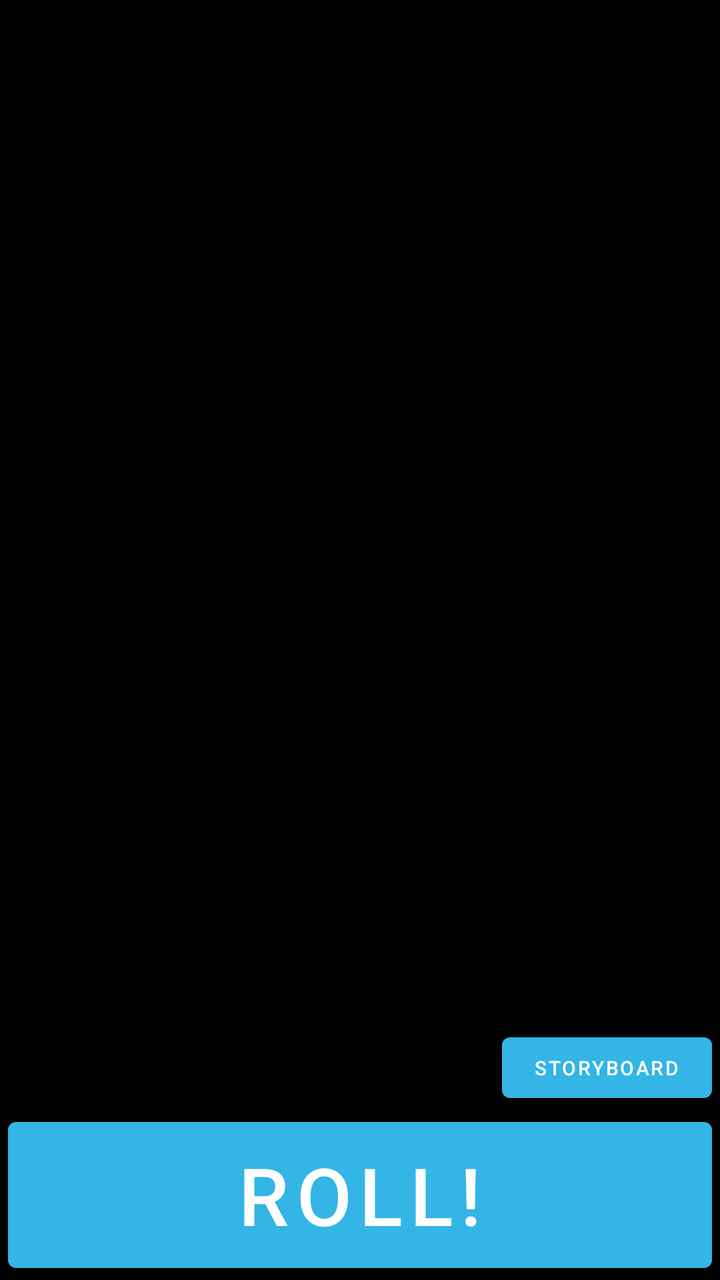
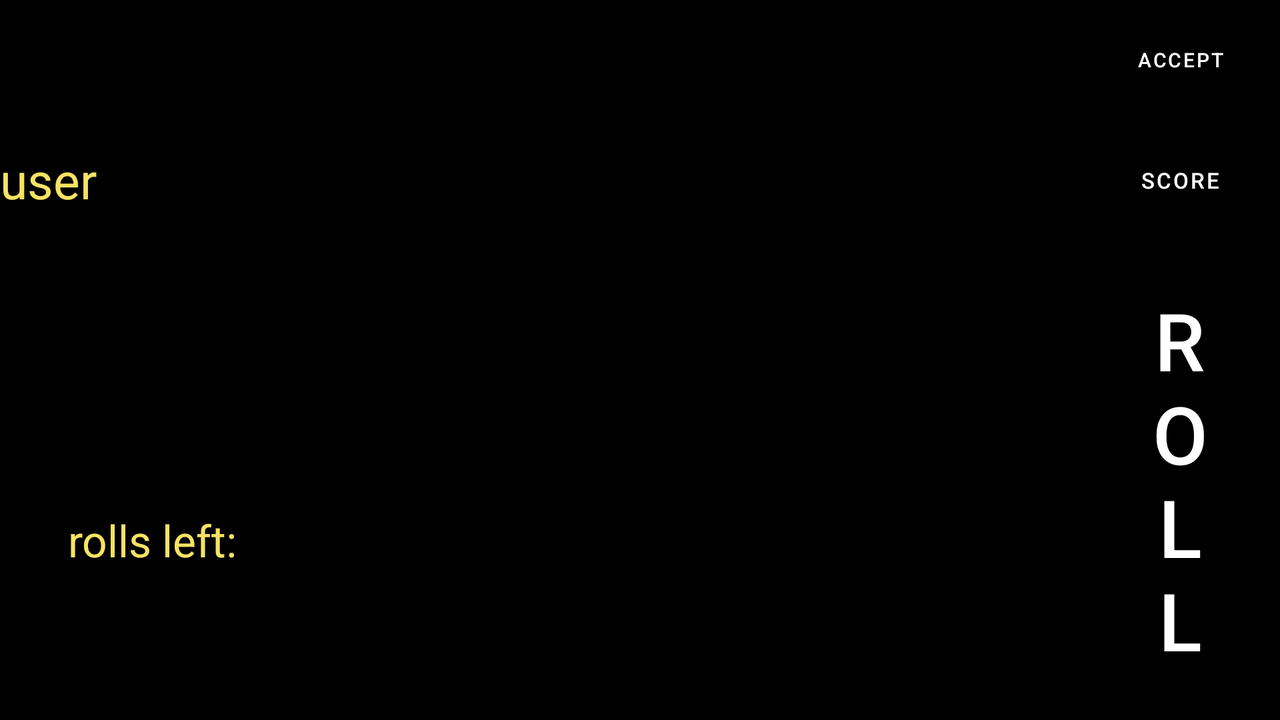

The same Android screen from two of the app's own layout files: first res/layout/ as a phone draws it, then the repository's variant for another configuration, drawn on a device whose configuration selects that folder. Both files follow.
<!-- AndroidManifest.xml: application theme Theme.MobileProgrammingProject -->
<!-- res/layout/fragment_play.xml -->
<?xml version="1.0" encoding="utf-8"?>
<androidx.constraintlayout.widget.ConstraintLayout
    xmlns:android="http://schemas.android.com/apk/res/android"
    xmlns:app="http://schemas.android.com/apk/res-auto"
    xmlns:tools="http://schemas.android.com/tools"
    android:fillViewport="true"
    tools:context=".fragments.PlayFragment"
    android:layout_width="match_parent"
    android:layout_height="match_parent">

        <LinearLayout
            android:id="@+id/MainPanel"
            android:layout_width="match_parent"
            android:layout_height="match_parent"
            android:orientation="vertical"
            app:layout_constraintTop_toTopOf="parent"
            app:layout_constraintBottom_toBottomOf="parent"
            app:layout_constraintStart_toStartOf="parent"
            app:layout_constraintEnd_toEndOf="parent"
            android:background="@color/black">

            <TextView
                android:id="@+id/Combo"
                android:layout_width="match_parent"
                android:layout_height="wrap_content"
                android:text=""
                android:textSize="30sp"
                android:layout_weight="1"
                android:gravity="center_vertical"
                android:textColor="#F6E362">

            </TextView>

            <TextView
                android:id="@+id/ComboReader"
                android:layout_width="match_parent"
                android:layout_height="wrap_content"
                android:text=""
                android:textSize="30sp"
                android:layout_weight="1"
                android:gravity="center_vertical"
                android:textColor="#F6E362">

            </TextView>

            <TextView
                android:id="@+id/Score"
                android:layout_width="match_parent"
                android:layout_height="wrap_content"
                android:text=""
                android:textSize="30sp"
                android:layout_weight="1"
                android:gravity="center_vertical"
                android:textColor="#F6E362">

            </TextView>

            <LinearLayout
                android:layout_width="match_parent"
                android:layout_height="0dp"
                android:orientation="vertical"
                android:layout_weight="4">

                <LinearLayout
                    android:id="@+id/dicesRow"
                    android:layout_width="wrap_content"
                    android:layout_height="0dp"
                    android:orientation="horizontal"
                    android:layout_weight="1"
                    tools:ignore="NestedWeights"
                    android:visibility="invisible">

                    <ImageView
                        android:id="@+id/FirstRoll"
                        android:src="@drawable/ic_dice"
                        android:layout_width="0dp"
                        android:layout_height="match_parent"
                        android:layout_weight="1"
                        android:layout_marginEnd="2dp"
                        android:layout_marginStart="4dp"
                        tools:ignore="NestedWeights" />
                    <ImageView
                        android:id="@+id/SecondRoll"
                        android:src="@drawable/ic_dice"
                        android:layout_width="0dp"
                        android:layout_height="match_parent"
                        android:layout_weight="1"
                        android:layout_marginHorizontal="2dp"/>
                    <ImageView
                        android:id="@+id/ThirdRoll"
                        android:src="@drawable/ic_dice"
                        android:layout_width="0dp"
                        android:layout_height="match_parent"
                        android:layout_weight="1"
                        android:layout_marginHorizontal="2dp"/>
                    <ImageView
                        android:id="@+id/FourthRoll"
                        android:src="@drawable/ic_dice"
                        android:layout_width="0dp"
                        android:layout_height="match_parent"
                        android:layout_weight="1"
                        android:layout_marginHorizontal="2dp"/>
                    <ImageView
                        android:id="@+id/FifthRoll"
                        android:src="@drawable/ic_dice"
                        android:layout_width="0dp"
                        android:layout_height="match_parent"
                        android:layout_weight="1"
                        android:layout_marginStart="2dp"
                        android:layout_marginEnd="4dp"/>

                </LinearLayout>

                <Button
                    android:id="@+id/seeResults"
                    android:text="storyboard"
                    android:textSize="10sp"
                    android:layout_width="wrap_content"
                    android:layout_height="0dp"
                    android:layout_gravity="end"
                    android:layout_marginHorizontal="4dp"
                    android:layout_weight="0.25"
                    tools:ignore="SmallSp" />

                <Button
                    android:id="@+id/RollerAndChecker"
                    android:text="@string/Roll"
                    android:textSize="40sp"
                    android:layout_width="match_parent"
                    android:layout_height="0dp"
                    android:layout_gravity="center_horizontal"
                    android:layout_marginHorizontal="4dp"
                    android:layout_weight="0.5"/>

            </LinearLayout>

        </LinearLayout>

</androidx.constraintlayout.widget.ConstraintLayout>
<!-- resources referenced by this layout -->
<resources>
  <color name="black">#FF000000</color>
  <string name="Roll">Roll!</string>
  <style name="Theme.MobileProgrammingProject" parent="Theme.MaterialComponents.DayNight.NoActionBar">
          
          <item name="colorPrimary">@android:color/holo_blue_light</item>
          <item name="colorPrimaryVariant">@color/purple_700</item>
          <item name="colorOnPrimary">@color/white</item>
          
          <item name="colorSecondary">@color/teal_200</item>
          <item name="colorSecondaryVariant">@color/teal_700</item>
          <item name="colorOnSecondary">@color/black</item>
          
          <item name="android:statusBarColor" tools:targetApi="l">?attr/colorPrimaryVariant</item>
          
  
          
          <item name="windowNoTitle">true</item>
          <item name="windowActionBar">false</item>
          <item name="android:windowFullscreen">true</item>
          <item name="android:windowContentOverlay">@null</item>
      </style>
  <color name="purple_700">#FF3700B3</color>
  <color name="white">#FFFFFFFF</color>
  <color name="teal_200">#FF03DAC5</color>
  <color name="teal_700">#FF018786</color>
</resources>
<!-- res/layout-land/fragment_play.xml (the repository's variant of the layout above) -->
<!-- drawn on the phone turned sideways -->
<?xml version="1.0" encoding="utf-8"?>
<androidx.constraintlayout.widget.ConstraintLayout
    xmlns:android="http://schemas.android.com/apk/res/android"
    xmlns:app="http://schemas.android.com/apk/res-auto"
    xmlns:tools="http://schemas.android.com/tools"
    android:fillViewport="true"
    tools:context=".fragments.PlayFragment"
    android:layout_width="match_parent"
    android:layout_height="match_parent"
    android:tag="FragmentPlay">

        <LinearLayout
            android:id="@+id/MainPanel"
            android:layout_width="match_parent"
            android:layout_height="match_parent"
            android:orientation="horizontal"
            app:layout_constraintTop_toTopOf="parent"
            app:layout_constraintBottom_toBottomOf="parent"
            app:layout_constraintStart_toStartOf="parent"
            app:layout_constraintEnd_toEndOf="parent"
            android:background="@color/black">

            <LinearLayout
                android:layout_width="0dp"
                android:layout_height="match_parent"
                android:layout_weight="1"
                android:orientation="vertical">

                <TextView

                    android:id="@+id/username"
                    android:layout_width="match_parent"
                    android:layout_height="0dp"
                    android:text="user"
                    android:autoSizeTextType="uniform"
                    android:autoSizeMaxTextSize="25sp"
                    android:maxLines="1"
                    android:textColor="#F6E362"
                    android:layout_weight="1"
                    android:gravity="center_vertical|start"
                    tools:ignore="NestedWeights">

                </TextView>

                <TextView
                    android:id="@+id/numberRolls"
                    android:layout_width="match_parent"
                    android:layout_height="0dp"
                    android:text="@string/rolls_remaining"
                    android:textSize="22sp"
                    android:layout_weight="1"
                    android:textColor="#F6E362"
                    android:gravity="center"
                    tools:ignore="NestedWeights">

                </TextView>


            </LinearLayout>


            <LinearLayout
                android:layout_width="0dp"
                android:layout_height="match_parent"
                android:layout_weight="2"
                android:orientation="vertical">

                <TextView
                    android:id="@+id/ComboReader"
                    android:layout_width="match_parent"
                    android:layout_height="0dp"
                    android:text=""
                    android:textSize="30sp"
                    android:layout_weight="1"
                    android:gravity="center"
                    android:textColor="#F6E362">

                </TextView>

                <TextView
                    android:id="@+id/Score"
                    android:layout_width="match_parent"
                    android:layout_height="0dp"
                    android:text=""
                    android:textSize="30sp"
                    android:layout_weight="1"
                    android:gravity="center"
                    android:textColor="#F6E362">

                </TextView>
            </LinearLayout>


            <LinearLayout
                android:layout_width="0dp"
                android:layout_height="match_parent"
                android:orientation="horizontal"
                android:layout_weight="1.2">

                <LinearLayout
                    android:id="@+id/dicesRow"
                    android:layout_width="0dp"
                    android:layout_height="wrap_content"
                    android:orientation="horizontal"
                    android:layout_weight="1"
                    tools:ignore="NestedWeights"
                    android:visibility="invisible">



                    <LinearLayout
                        android:layout_width="0dp"
                        android:layout_height="match_parent"
                        android:layout_weight="1"
                        android:orientation="vertical"
                        android:layout_gravity="end">

                        <ImageView
                            android:id="@+id/faketwo"
                            android:layout_width="match_parent"
                            android:layout_height="0dp"
                            android:layout_margin="2dp"
                            android:layout_weight="0.5"
                            android:src="@drawable/ic_dice"
                            android:visibility="invisible"/>

                        <ImageView
                            android:id="@+id/FourthRoll"
                            android:layout_width="match_parent"
                            android:layout_height="0dp"
                            android:layout_margin="2dp"
                            android:layout_weight="1"
                            android:src="@drawable/ic_dice"/>

                        <ImageView
                            android:id="@+id/FifthRoll"
                            android:layout_width="match_parent"
                            android:layout_height="0dp"
                            android:layout_margin="2dp"
                            android:layout_weight="1"
                            android:src="@drawable/ic_dice"/>

                        <ImageView
                            android:id="@+id/FirstRoll"
                            android:layout_width="match_parent"
                            android:layout_height="0dp"
                            android:layout_margin="2dp"
                            android:layout_weight="1"
                            android:src="@drawable/ic_dice"
                            tools:ignore="NestedWeights"/>

                        <ImageView
                            android:id="@+id/SecondRoll"
                            android:layout_width="match_parent"
                            android:layout_height="0dp"
                            android:layout_margin="2dp"
                            android:layout_weight="1"
                            android:src="@drawable/ic_dice"/>

                        <ImageView
                            android:id="@+id/ThirdRoll"
                            android:layout_width="match_parent"
                            android:layout_height="0dp"
                            android:layout_margin="2dp"
                            android:layout_weight="1"
                            android:src="@drawable/ic_dice"/>



                        <ImageView
                            android:id="@+id/fakethree"
                            android:layout_width="match_parent"
                            android:layout_height="0dp"
                            android:layout_margin="2dp"
                            android:layout_weight="0.5"
                            android:src="@drawable/ic_dice"
                            android:visibility="invisible" />

                    </LinearLayout>


                </LinearLayout>

                <LinearLayout
                    android:layout_width="0dp"
                    android:layout_height="match_parent"
                    android:layout_weight="1.2"
                    android:orientation="vertical">

                    <Button
                        android:id="@+id/AcceptBtn"
                        android:text="@string/accept"
                        android:textSize="10sp"
                        android:layout_width="match_parent"
                        android:layout_height="0dp"
                        android:layout_gravity="end"
                        android:layout_marginHorizontal="4dp"
                        android:layout_weight="0.25"
                        tools:ignore="SmallSp"
                        android:backgroundTint="@color/giallino"
                        />

                    <Button
                        android:id="@+id/seeResults"
                        android:text="@string/punteggio"
                        android:layout_width="match_parent"
                        android:layout_height="0dp"
                        android:layout_gravity="end"
                        android:layout_marginHorizontal="4dp"
                        android:layout_weight="0.25"
                        android:backgroundTint="@color/giallino"
                        android:maxLines="1"
                        android:textSize="11sp"
                        />

                    <Button
                        android:id="@+id/RollerAndChecker"
                        android:layout_width="wrap_content"
                        android:layout_height="0dp"
                        android:layout_gravity="center_horizontal"
                        android:layout_marginHorizontal="4dp"
                        android:layout_weight="1"
                        android:backgroundTint="@color/giallino"
                        android:text="r
                        o
                        l
                        l"
                        android:textSize="40sp" />
                </LinearLayout>


            </LinearLayout>

        </LinearLayout>

</androidx.constraintlayout.widget.ConstraintLayout>
<!-- resources referenced by the variant -->
<!-- as the phone turned sideways resolves them -->
<resources>
  <color name="black">#FF000000</color>
  <string name="accept">accept</string>
  <string name="punteggio">score</string>
  <string name="rolls_remaining">rolls left:</string>
  <style name="Theme.MobileProgrammingProject" parent="Theme.MaterialComponents.DayNight.NoActionBar">
          
          <item name="colorPrimary">@android:color/holo_blue_light</item>
          <item name="colorPrimaryVariant">@color/purple_700</item>
          <item name="colorOnPrimary">@color/white</item>
          
          <item name="colorSecondary">@color/teal_200</item>
          <item name="colorSecondaryVariant">@color/teal_700</item>
          <item name="colorOnSecondary">@color/black</item>
          
          <item name="android:statusBarColor" tools:targetApi="l">?attr/colorPrimaryVariant</item>
          
  
          
          <item name="windowNoTitle">true</item>
          <item name="windowActionBar">false</item>
          <item name="android:windowFullscreen">true</item>
          <item name="android:windowContentOverlay">@null</item>
      </style>
  <color name="purple_700">#FF3700B3</color>
  <color name="white">#FFFFFFFF</color>
  <color name="teal_200">#FF03DAC5</color>
  <color name="teal_700">#FF018786</color>
</resources>
